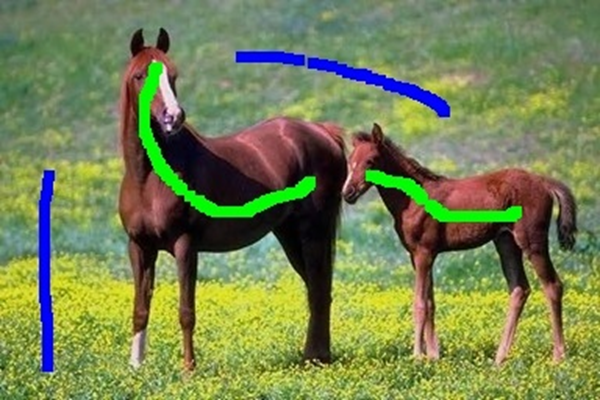
//> input picture lab6/img_1.png, 600 x 400 px
$ ./lab8   (built with g++ and OpenCV 4)
//> lines starting //> are read from the running program, lines starting //| are printed output that depends on the picture
//
// Created by DELL on 2023/11/15.
//
#include <opencv2/opencv.hpp>
using namespace cv;

int main() {
  // 读取输入图像
  Mat inputImage = imread("../lab8/img_1.png", IMREAD_GRAYSCALE);
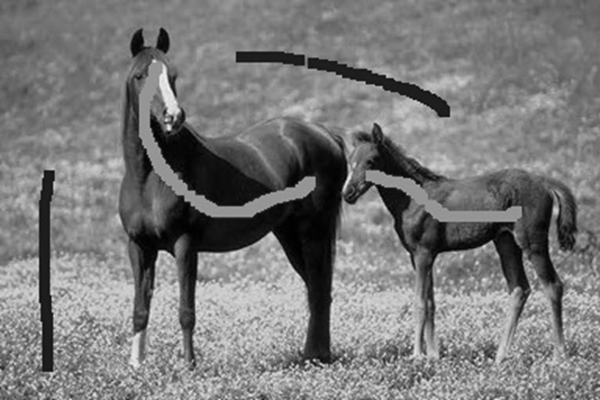
//> inputImage: 400 rows x 600 cols, CV_8UC1; min 0, max 241, mean 121.1

  if (inputImage.empty()) {
    std::cerr << "Could not open or find the image" << std::endl;
    return -1;
  }

  // 计算Sobel边缘响应
  Mat sobelX, sobelY;
  Sobel(inputImage, sobelX, CV_32F, 1, 0);
  Sobel(inputImage, sobelY, CV_32F, 0, 1);
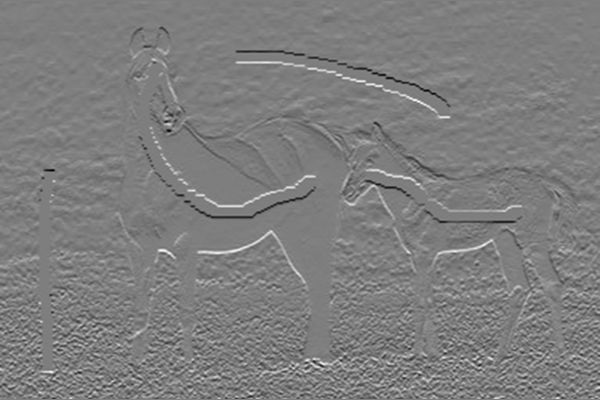
//> sobelY: 400 rows x 600 cols, CV_32FC1; min -639, max 652, mean 0.3; drawn with min black and max white

  // 计算边缘强度和方向
  Mat edgeMagnitude, edgeDirection;
  cartToPolar(sobelX, sobelY, edgeMagnitude, edgeDirection, true);
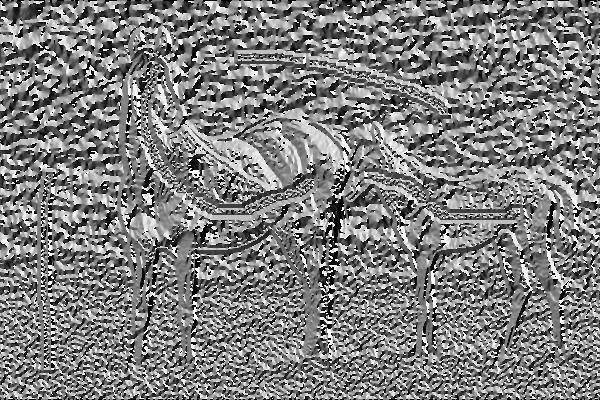
//> edgeDirection: 400 rows x 600 cols, CV_32FC1; min 0, max 359.9, mean 178.6; drawn with min black and max white

  // 非极大值抑制
  Mat nonMaxSuppressed;
  nonMaxSuppressed = edgeMagnitude.clone();

  for (int y = 1; y < inputImage.rows - 1; y++) {
    for (int x = 1; x < inputImage.cols - 1; x++) {
      float angle = edgeDirection.at<float>(y, x);

      // 找到相邻两个像素的坐标
      int x1 = x + static_cast<int>(round(cos(angle)));
      int y1 = y + static_cast<int>(round(sin(angle)));
      int x2 = x - static_cast<int>(round(cos(angle)));
      int y2 = y - static_cast<int>(round(sin(angle)));

      // 进行非极大值抑制
      if (edgeMagnitude.at<float>(y, x) <= edgeMagnitude.at<float>(y1, x1) ||
          edgeMagnitude.at<float>(y, x) <= edgeMagnitude.at<float>(y2, x2)) {
        nonMaxSuppressed.at<float>(y, x) = 0;
      }
    }
  }
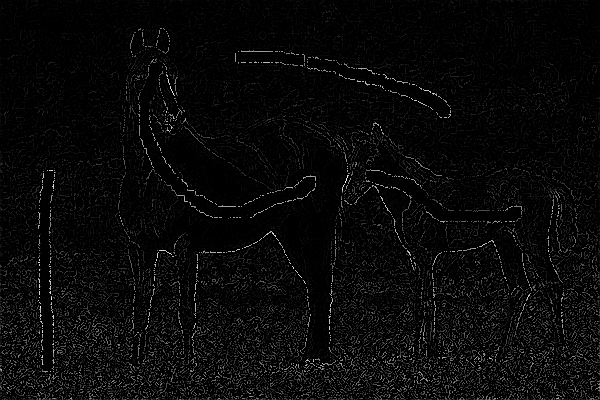
//> nonMaxSuppressed: 400 rows x 600 cols, CV_32FC1; min 0, max 723.3, mean 25.8; drawn with min black and max white

  // 使用Canny函数进行边缘检测
  Mat cannyResult;
  Canny(inputImage, cannyResult, 50, 150);
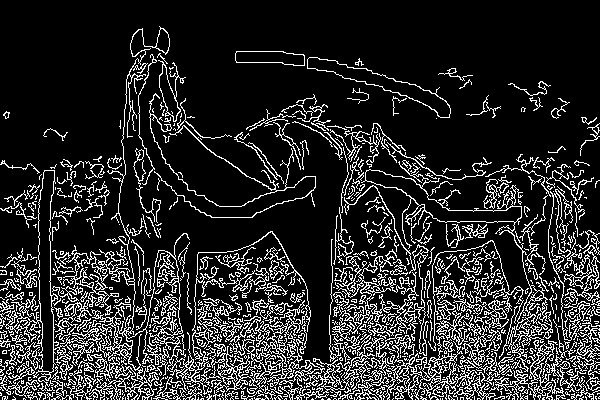
//> cannyResult: 400 rows x 600 cols, CV_8UC1; 16.3% white in thin lines or dots

  // 显示结果
  imshow("Original Image", inputImage);
  imshow("Sobel Edge Magnitude", edgeMagnitude / 255.0);
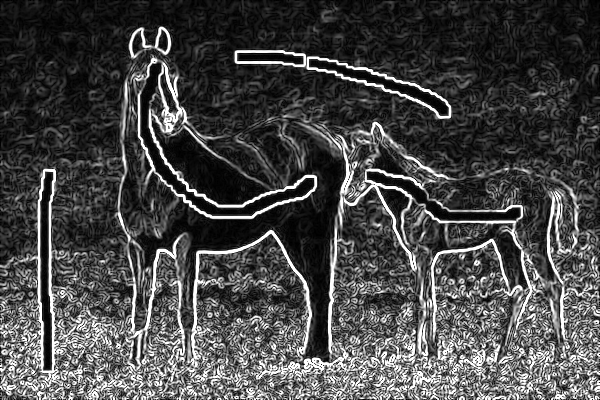
//> window 'Sobel Edge Magnitude': 400 rows x 600 cols, CV_8UC1; min 0, max 255, mean 71.1
  imshow("Non-Maximum Suppressed", nonMaxSuppressed / 255.0);
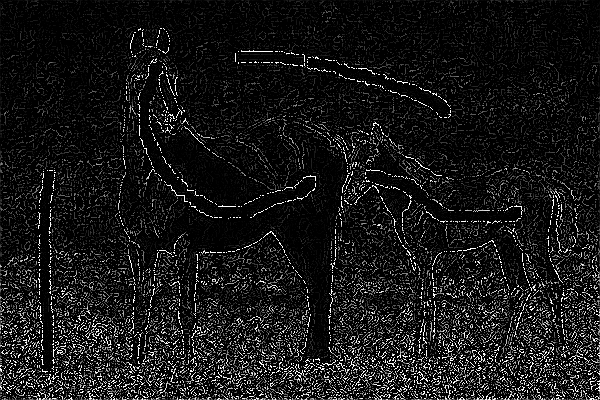
//> window 'Non-Maximum Suppressed': 400 rows x 600 cols, CV_8UC1; min 0, max 255, mean 23.4
  imshow("Canny Result", cannyResult);

  waitKey(0);

  return 0;
}
